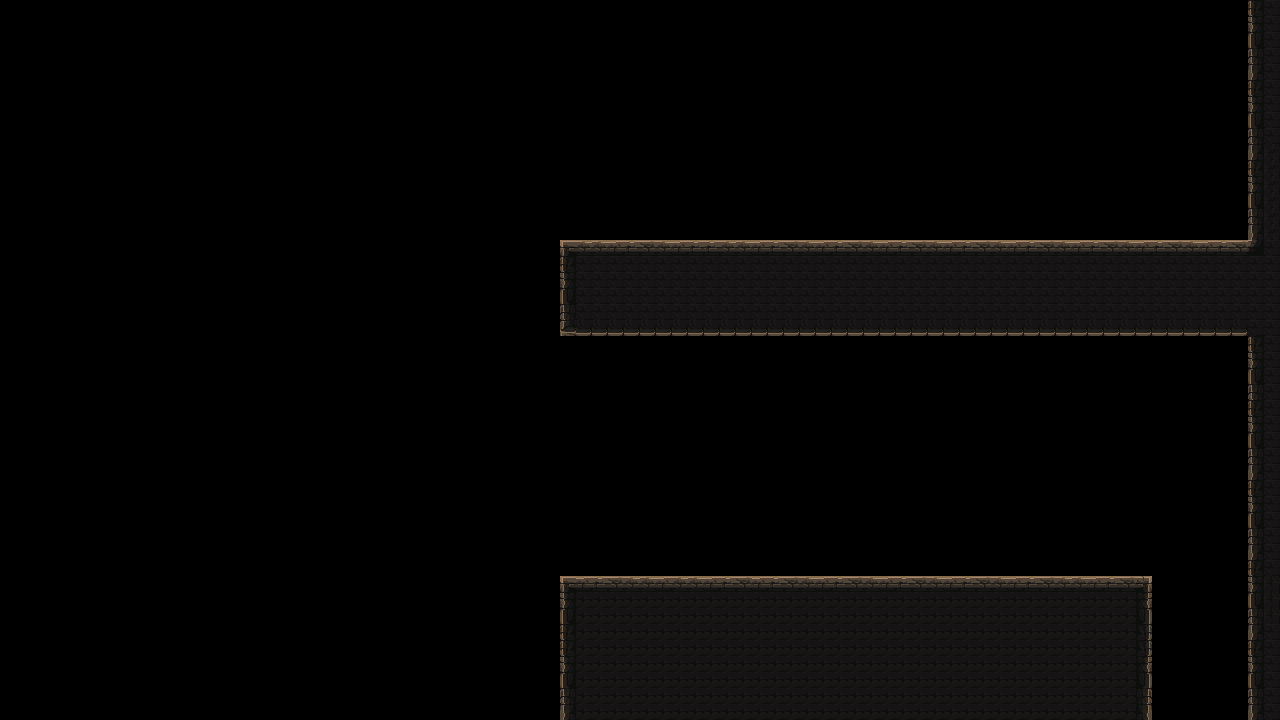

The image is a tile-based game level rendered from a .tmx file. Its description and source (layers, tilesets, objects; grid data summarised) follow:
An orthogonal 80x45 tile map with 16x16 px tiles, 1 tile layer (platform).

<map version="1.4" tiledversion="1.4.3" orientation="orthogonal" renderorder="right-down" width="80" height="45" tilewidth="16" tileheight="16" infinite="0" nextlayerid="2" nextobjectid="1">
 <tileset firstgid="1" name="mainlevbuild_A" tilewidth="16" tileheight="16" tilecount="4096" columns="64">
  <image source="mainlevbuild_A.png" width="1024" height="1024" />
 </tileset>
 <layer id="1" name="platform" width="80" height="45">
  <data>[3600 cells, 681 non-empty, 23 distinct tile ids]</data>
 </layer>
</map>
